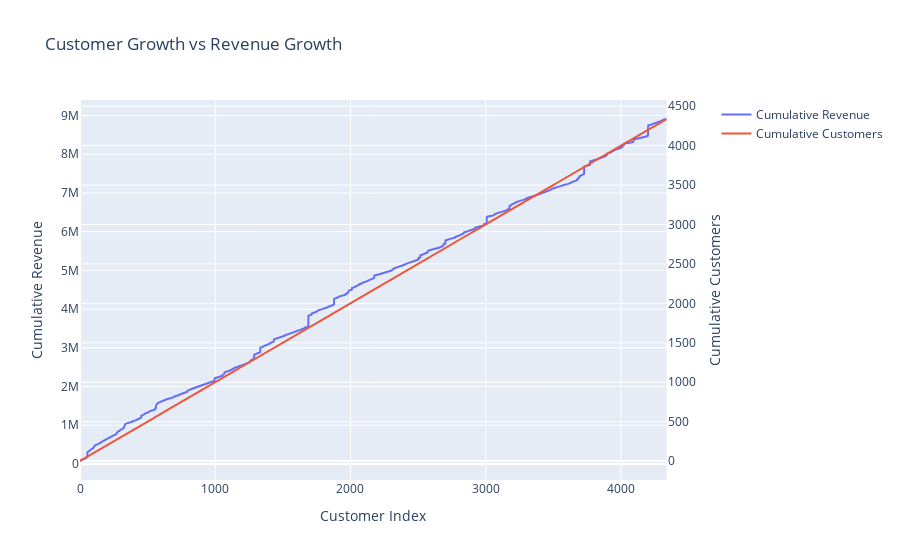

Notebook source saved alongside this figure:
### Markdown cell above
### 3.Customer Purchase Trajectory

### Code cell
customer_metrics['cumulative_spend'] = customer_metrics['total_spend'].cumsum()
customer_metrics['cumulative_customers'] = range(1, len(customer_metrics) + 1)

fig = make_subplots(specs=[[{"secondary_y": True}]])


fig.add_trace(
  go.Scatter(x=customer_metrics.index,
             y=customer_metrics['cumulative_spend'],
             name='Cumulative Revenue'),
          secondary_y=False
)

fig.add_trace(
  go.Scatter(x=customer_metrics.index,
             y=customer_metrics['cumulative_customers'],
             name='Cumulative Customers'),
          secondary_y=True
)

fig.update_layout(
  title='Customer Growth vs Revenue Growth',
  xaxis_title='Customer Index',
  yaxis_title='Cumulative Revenue',
  yaxis2_title='Cumulative Customers'
)

fig.show()

### Figure 1 — Plotly figure (JSON) as saved in the notebook; plotly's stock layout.template omitted (floating-point values rounded to 4 significant figures; data arrays with more than 128 entries replaced by an {"elided": "..."} marker saying what was removed)
{"data": [{"name": "Cumulative Revenue", "type": "scatter", "x": {"elided": "4338 int values"}, "xaxis": "x", "y": {"elided": "4338 float values"}, "yaxis": "y"}, {"name": "Cumulative Customers", "type": "scatter", "x": {"elided": "4338 int values"}, "xaxis": "x", "y": {"elided": "4338 int values"}, "yaxis": "y2"}], "layout": {"title": {"text": "Customer Growth vs Revenue Growth"}, "xaxis": {"anchor": "y", "domain": [0, 0.94], "title": {"text": "Customer Index"}}, "yaxis": {"anchor": "x", "domain": [0, 1], "title": {"text": "Cumulative Revenue"}}, "yaxis2": {"anchor": "x", "overlaying": "y", "side": "right", "title": {"text": "Cumulative Customers"}}}}
